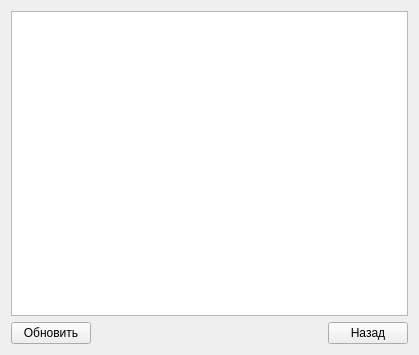
<?xml version="1.0" encoding="UTF-8"?>
<ui version="4.0">
 <class>SrokForm</class>
 <widget class="QWidget" name="SrokForm">
  <property name="geometry">
   <rect>
    <x>0</x>
    <y>0</y>
    <width>419</width>
    <height>355</height>
   </rect>
  </property>
  <property name="windowTitle">
   <string>Просрочка</string>
  </property>
  <layout class="QGridLayout" name="gridLayout">
   <item row="0" column="0" colspan="3">
    <widget class="QTableWidget" name="table"/>
   </item>
   <item row="1" column="0">
    <widget class="QPushButton" name="pushButton_2">
     <property name="text">
      <string>Обновить</string>
     </property>
    </widget>
   </item>
   <item row="1" column="1">
    <spacer name="horizontalSpacer">
     <property name="orientation">
      <enum>Qt::Horizontal</enum>
     </property>
     <property name="sizeHint" stdset="0">
      <size>
       <width>191</width>
       <height>20</height>
      </size>
     </property>
    </spacer>
   </item>
   <item row="1" column="2">
    <widget class="QPushButton" name="pushButton">
     <property name="text">
      <string>Назад</string>
     </property>
    </widget>
   </item>
  </layout>
 </widget>
 <resources/>
 <connections/>
</ui>
